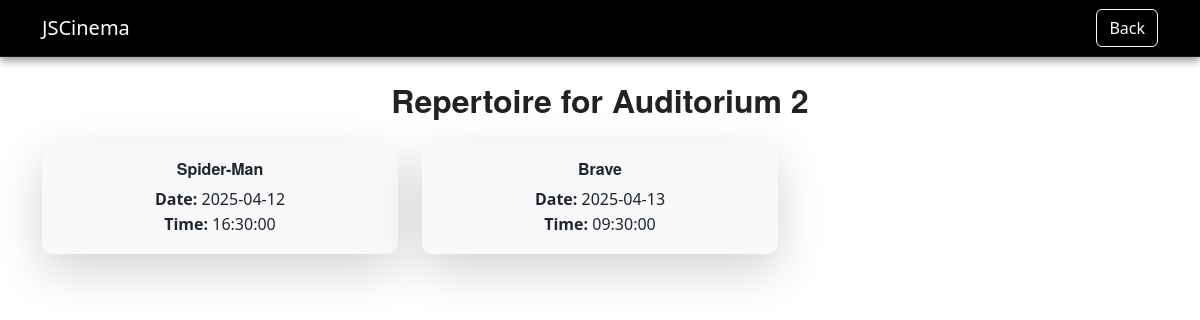
/auditorium.php?id=2 (signed in), run on the app's committed database.
### tables this page shows
CREATE TABLE `auditoriums` (
  `id` int(11) NOT NULL,
  `name` varchar(100) NOT NULL,
  `total_seats` int(11) NOT NULL,
  `created_at` timestamp NOT NULL DEFAULT current_timestamp()
);

CREATE TABLE `screenings` (
  `id` int(11) NOT NULL,
  `movie_id` int(11) NOT NULL,
  `screening_date` date NOT NULL,
  `start_time` time NOT NULL,
  `auditorium_id` int(11) DEFAULT NULL
);

CREATE TABLE `movies` (
  `id` int(11) NOT NULL,
  `name` varchar(255) NOT NULL,
  `description` text DEFAULT NULL,
  `stars` decimal(3,1) DEFAULT NULL CHECK (`stars` between 0 and 10),
  `author` varchar(255) DEFAULT NULL,
  `video` varchar(255) DEFAULT NULL,
  `movie_duration` int(11) DEFAULT NULL CHECK (`movie_duration` > 0),
  `plays` text DEFAULT NULL,
  `status` varchar(255) DEFAULT NULL,
  `coming_date` date DEFAULT NULL,
  `end_date` date DEFAULT NULL,
  `created_at` timestamp NOT NULL DEFAULT current_timestamp(),
  `updated_at` timestamp NOT NULL DEFAULT current_timestamp() ON UPDATE current_timestamp()
);

### auditorium.php (the view, shortened to what this page needs)
<?php
require 'db_connection.php';
$auditorium_id = intval($_GET['id']);
$auditorium_query = $conn->prepare("SELECT name FROM auditoriums WHERE id = ?");
$auditorium_query->bind_param("i", $auditorium_id);
$auditorium_query->execute();
$auditorium_result = $auditorium_query->get_result();
$auditorium = $auditorium_result->fetch_assoc();
$screenings_query = $conn->prepare("
    SELECT s.id, m.name AS movie_name, s.screening_date, s.start_time
    FROM screenings s
    JOIN movies m ON s.movie_id = m.id
    WHERE s.auditorium_id = ? AND s.screening_date >= CURDATE()
    ORDER BY s.screening_date, s.start_time
");
$screenings_query->bind_param("i", $auditorium_id);
$screenings_query->execute();
$screenings = $screenings_query->get_result();
?>
<!DOCTYPE html>
<html lang="pl">
<head>
    <link href="https://cdn.jsdelivr.net/npm/bootstrap@5.3.3/dist/css/bootstrap.min.css" rel="stylesheet">
    <link rel="stylesheet" href="style.css">
</head>
<body>
<nav class="navbar navbar-dark bg-dark">
    <div class="container">
        <a class="navbar-brand" href="index.php">JSCinema</a>
        <a href="auditorium_repertuar.php" class="btn btn-outline-light">Back</a>
    </div>
</nav>
<div class="container mt-4">
    <div class="text-center mb-4">
        <h2 class="fw-bold">Repertoire for <?php echo htmlspecialchars($auditorium['name']); ?></h2>
    </div>
    <div class="row">
        <?php while ($row = $screenings->fetch_assoc()): ?>
            <div class="col-md-4 mb-3">
                <div class="card auditorium-card border-0 shadow-lg">
                    <div class="card-body text-center">
                        <h5 class="card-title fw-bold"><?php echo htmlspecialchars($row['movie_name']); ?></h5>
                        <p class="card-text">
                            <strong>Date:</strong> <?php echo $row['screening_date']; ?><br>
                            <strong>Time:</strong> <?php echo $row['start_time']; ?>
                        </p>
                    </div>
                </div>
            </div>
        <?php endwhile; ?>
    </div>
</div>
</body>
</html>

### style.css (style rules this page uses)
h1, h2, h3, h4, h5, h6 { font-family: "Helvetica Neue", Arial, sans-serif; font-weight: bold; color: #222; }
p { font-size: 16px; line-height: 1.6; }
.navbar { box-shadow: 0 4px 8px rgba(0, 0, 0, 0.4); z-index: 1000; background-color: rgba(0, 0, 0) !important; backdrop-filter: blur(6px); border-bottom: 1px solid rgba(255,255,255,0.1); }
.card .card-body { background-color: #1c1d2b; color: #f2f2f2; border-radius: 0 0 10px 10px; }
.card-title { color: #ecc94b; font-weight: bold; }
.card { transition: transform 0.3s ease, box-shadow 0.3s ease; }
.auditorium-card { background-color: #f8f9fa !important; color: #212529 !important; text-align: center; border-radius: 10px; box-shadow: 0 2px 6px rgba(0,0,0,0.1); transition: transform 0.2s; }
.auditorium-card .card-body { background-color: transparent !important; color: inherit; }
.auditorium-card .card-title { font-weight: 600; font-size: 1rem; color: inherit; }

### data on the page
auditoriums: name "Auditorium 2"
screenings: movie.name "Spider-Man", screening_date "2025-04-12", start_time "16:30:00"
screenings: movie.name "Brave", screening_date "2025-04-13", start_time "09:30:00"
